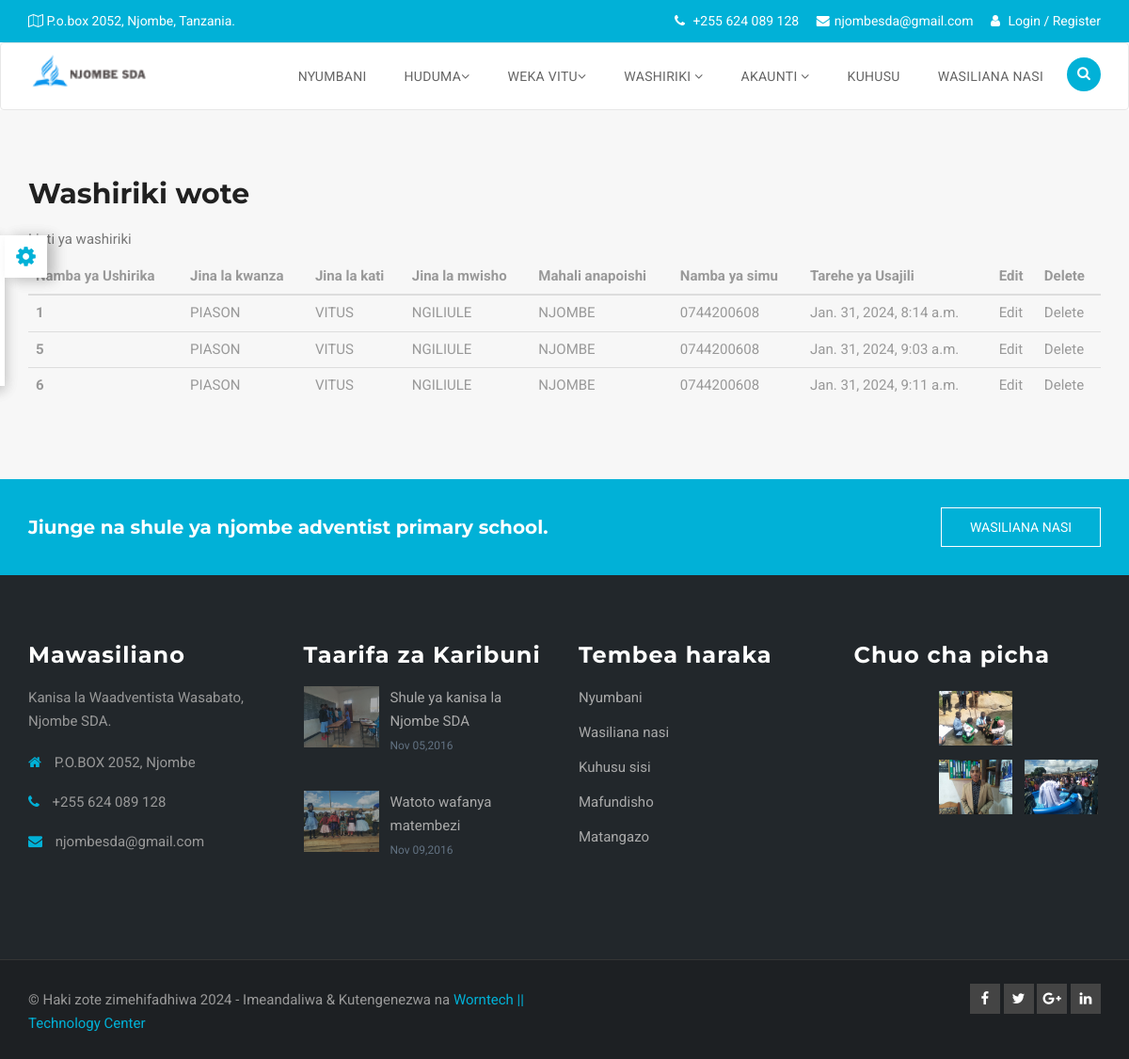
/washiriki/, run on the app's committed database.
### web/models.py (models this page shows, shortened)
class Washiriki(models.Model):
    Years = [
    ("2024", "2024"),
    ("2025", "2025"),
    ("2026", "2026"),
    ("2027", "2027"),
    ("2028", "2028"),
]
    aina = [
    ("Mshiriki", "Mshiriki"),
    ("mzee wa kanisa", "mzee wa kanisa"),
    ("karani", "karani"),
    ("shemasi mkuu wa kiume", "shemasi mkuu wa kiume"),
    ("shemasi mkuu wa kike", "shemasi mkuu wa kike"),
]
    Namba_ya_Ushirika = models.ForeignKey(MyUser, on_delete=models.CASCADE)
    Jina_La_Kwanza = models.CharField(max_length=100)
    Jina_La_Pili = models.CharField(max_length=100)
    Jina_La_Mwisho = models.CharField(max_length=100)
    Mahali_Anapoishi = models.CharField(max_length=100)
    Aina = models.CharField(max_length=40, choices=aina)
    Namba_Ya_Simu = models.CharField(max_length=100)
    Image =models.ImageField(upload_to="home/")
    date_joined=models.DateTimeField(verbose_name="date joined", auto_now_add=True)

class MyUser(AbstractBaseUser):
    email=models.EmailField(verbose_name="email", max_length=100, unique=True)
    first_name=models.CharField(verbose_name="first name", max_length=100, unique=False)
    username=models.CharField(verbose_name="username", max_length=100, unique=True)
    date_joined=models.DateTimeField(verbose_name="date joined", auto_now_add=True)
    last_login=models.DateTimeField(verbose_name="last login", auto_now=True)
    is_admin=models.BooleanField(default=True)
    is_active=models.BooleanField(default=True)
    is_staff=models.BooleanField(default=True)
    is_superuser=models.BooleanField(default=False)
    hide_email = models.BooleanField(default=True)
    USERNAME_FIELD="email"
    REQUIRED_FIELDS=['username']
    objects=MyUserManager()
    def __str__(self):
        return self.username

### web/views.py (the view)
# urls.py: path("washiriki/",views.washiriki,name = "washiriki"),
def washiriki(request):
    washiriki = Washiriki.objects.all()
    context={
        "washiriki":washiriki
    }
    return render(request, 'web/washiriki.html', context)

### web/templates/web/washiriki.html (shortened to what this page needs)
{% extends 'web/base.html' %}
{% load static %}
{% block content %}
<!DOCTYPE html><html lang="en"><head>
  <link rel="stylesheet" href="{% static 'web/css/bootstrap.min.css' %}">
  <link rel="stylesheet" href="{% static 'web/css/main.css' %}">
  <link rel="stylesheet" href="{% static 'web/css/normalize.css' %}">
  <link rel="stylesheet" href="{% static 'web/css/font-awesome.min.css' %}">
  <link rel="stylesheet" href="{% static 'web/css/color-switcher.css' %}" type="text/css">
  <link rel="stylesheet" href="{% static 'web/css/animate.css' %}" type="text/css">
  <link rel="stylesheet" href="{% static 'web/css/owl.carousel.css' %}" type="text/css">
  <link rel="stylesheet" href="{% static 'web/css/owl.theme.css' %}" type="text/css">
  <link rel="stylesheet" href="{% static 'web/css/settings.css' %}" type="text/css">
  <link rel="stylesheet" href="{% static 'web/css/nivo-lightbox.css' %}" type="text/css">
  <link rel="stylesheet" href="{% static 'web/css/slicknav.css' %}" type="text/css">
  <link rel="stylesheet" href="{% static 'web/css/responsive.css' %}">
  <link rel="stylesheet" type="text/css" href="{% static 'web/css/sky.css' %}" media="screen">
</head>
<body>
    <section id="content" class="error-bg">
      <div class="container">
        <div class="height-100 bg-light">
            <h3>Washiriki wote</h3>
            <div class="table-responsive">
                <table class="table">
                    <caption>Listi ya washiriki {{washiriki.washirikiidadi}}</caption>
                    <thead>
                        {% if washiriki %}
                      <tr>
                        <th scope="col">Namba ya Ushirika</th>
                        <th scope="col">Jina la kwanza</th>
                        <th scope="col">Jina la kati</th>
                        <th scope="col">Jina la mwisho</th>
                        <th scope="col">Mahali anapoishi</th>
                        <th scope="col">Namba ya simu</th>
                        <th scope="col">Tarehe ya Usajili</th>
                        <th scope="col">Edit</th>
                        <th scope="col">Delete</th>
                      </tr>
                    </thead>
                    <tbody>
                        {% for i in washiriki %}
                      <tr>
                        <th scope="row">{{i.Namba_ya_Ushirika}}</th>
                        <td>{{i.Jina_La_Kwanza}}</td>
                        <td>{{i.Jina_La_Pili}}</td>
                        <td>{{i.Jina_La_Mwisho}}</td>
                        <td>{{i.Mahali_Anapoishi}}</td>
                        <td>{{i.Namba_Ya_Simu}}</td>
                        <td>{{i.date_joined}}</td>
                        <td>Edit</td>
                        <td>Delete</td>
                      </tr>
                      {% endfor %}
                      {% else %}
                      <p>Hakuna mshiriki aliyesajiliwa</p>
                      {% endif %}
                    </tbody>
                </table>
              </div>
        </div>
      </div>
    </section>
    <div class="cta">
        <div class="container">
          <div class="row">
            <div class="col-md-8 col-sm-8">
              <h3>Jiunge na shule ya njombe adventist primary school.</h3>
            </div>
            <div class="col-md-4 col-sm-4">
              <a href="#" class="btn btn-border">Wasiliana Nasi</a>
            </div>
          </div>
        </div>
      </div>
</body></html>
{% endblock %}

### web/templates/web/base.html (shortened to what this page needs)
{% load static %}
<!DOCTYPE html><html lang="en"><head>
    <link rel="stylesheet" href="{% static 'web/css/bootstrap.min.css' %}">
    <link rel="stylesheet" href="{% static 'web/css/main.css' %}">
    <link rel="stylesheet" href="{% static 'web/css/normalize.css' %}">
    <link rel="stylesheet" href="{% static 'web/css/font-awesome.min.css' %}">
    <link rel="stylesheet" href="{% static 'web/css/color-switcher.css' %}" type="text/css">
    <link rel="stylesheet" href="{% static 'web/css/animate.css' %}" type="text/css">
    <link rel="stylesheet" href="{% static 'web/css/owl.carousel.css' %}" type="text/css">
    <link rel="stylesheet" href="{% static 'web/css/owl.theme.css' %}" type="text/css">
    <link rel="stylesheet" href="{% static 'web/css/settings.css' %}" type="text/css">
    <link rel="stylesheet" href="{% static 'web/css/nivo-lightbox.css' %}" type="text/css">
    <link rel="stylesheet" href="{% static 'web/css/slicknav.css' %}" type="text/css">
    <link rel="stylesheet" href="{% static 'web/css/responsive.css' %}">
    <link rel="stylesheet" type="text/css" href="{% static 'web/css/sky.css' %}" media="screen">
  </head>
  <body>
    <header id="header-wrap">
      <div id="roof" class="hidden-xs">
          <div class="container">
              <div class="pull-left">
                <i class="fa fa-map-o" aria-hidden="true"></i> P.o.box 2052, Njombe, Tanzania.
              </div>
              <div class="quick-contacts pull-right">
                  <span><i class="fa fa-phone"></i> +255 624 089 128</span>
                  <span><i class="fa fa-envelope"></i><a href="#">njombesda@gmail.com</a></span>
                  <span><a href="{% url 'signin' %}"><i class="fa fa-user"></i> Login</a> / <a href="">Register</a></span>
              </div>
          </div>
      </div>
      <nav class="navbar navbar-default main-navigation" role="navigation" data-spy="affix" data-offset-top="50">
        <div class="container">
            <div class="navbar-header">
              <a class="navbar-brand" href="{% url 'home' %}"><img src="{% static 'web/images/logo11.png' %}" alt=""></a>
            </div>
            <div class="header-search pull-right">
                <a class="open-search">
                    <i class="fa fa-search"></i>
                </a>
            </div>
            <div class="collapse navbar-collapse" id="navbar">
              <ul class="nav navbar-nav navbar-right">
                <li class="dropdown dropdown-toggle">
                  <a class="" href="{% url 'home' %}" data-toggle="">Nyumbani </a>
                </li>
                <li class="dropdown dropdown-toggle">
                    <a href="#" data-toggle="dropdown">Huduma<i class="fa fa-angle-down"></i></a>
                </li>
                <li class="dropdown dropdown-toggle">
                  <a href="#" data-toggle="dropdown">Weka Vitu<i class="fa fa-angle-down"></i></a>
              </li>
                <li class="dropdown dropdown-toggle">
                  <a href="#" data-toggle="dropdown">Washiriki <i class="fa fa-angle-down"></i></a>
                </li>
                <li class="dropdown dropdown-toggle">
                  <a href="#" data-toggle="dropdown">Akaunti <i class="fa fa-angle-down"></i></a>
                </li>
                <li><a href="{% url 'aboutus' %}">Kuhusu</a></li>
                <li><a href="{% url 'contactus' %}">Wasiliana Nasi</a></li>
              </ul>
            </div>
          </div>
      </nav>
    </header>
    {% block content %}
    {% endblock %}
    <footer>
      <div class="container">
        <div class="row">
          <div class="footer-widget col-md-3 col-sm-6 col-xs-12">
            <h3 class="small-title">
              Mawasiliano
            </h3>
            <p>
              Kanisa la  Waadventista Wasabato, Njombe SDA.
            </p>
            <ul class="address">
                <li><i class="fa fa-home"></i> P.O.BOX 2052, Njombe</li>
                <li><i class="fa fa-phone"></i> +255 624 089 128</li>
                <li><i class="fa fa-envelope"></i> njombesda@gmail.com</li>
            </ul>
          </div>
          <div class="footer-widget col-md-3 col-sm-6 col-xs-12">
            <h3 class="small-title">
              Taarifa za Karibuni
            </h3>
            <ul class="recent-post">
              <li class="post">
                <a href="{% static 'web/assets/img/flicker/njombe1.jpg' %}" class="lightbox">
                <img alt="" src="{% static 'web/images/njombe2.jpg' %}">
                </a>
                <p class="text">Shule ya kanisa la Njombe SDA<br><span>Nov 05,2016</span></p>
              </li>
              <li class="post">
                <a href="{% static 'web/assets/img/flicker/njombe3.jpg' %}" class="lightbox">
                <img alt="" src="{% static 'web/images/njombe4.jpg' %}">
                </a>
                <p class="text">Watoto wafanya matembezi <br><span>Nov 09,2016</span></p>
              </li>
            </ul>
          </div>
          <div class="footer-widget col-md-3 col-sm-6 col-xs-12">
            <h3 class="small-title">
              Tembea haraka
            </h3>
            <ul class="list">
              <li><a href="#">Nyumbani</a></li>
              <li><a href="#">Wasiliana nasi</a></li>
              <li><a href="#">Kuhusu sisi</a></li>
              <li><a href="#">Mafundisho</a></li>
              <li><a href="#">Matangazo</a></li>
            </ul>
          </div>
          <div class="footer-widget col-md-3 col-sm-6 col-xs-12">
            <h3 class="small-title">
              Chuo cha picha
            </h3>
            <div class="plain-flicker-gallery">
              <a href="#" title="Pan Masala"><img src="{% static 'web/images/njombe5.jpg' %}" alt=""></a>
              <a href="#" title="Sports Template for Joomla"><img src="{% static 'web/images/njombe6.jpg' %}" alt=""></a>
              <a href="" title="Apple Keyboard"><img src="{% static 'web/images/njombe7.jpg' %}" alt=""></a>
              <a href="" title="Hard Working"><img src="{% static 'web/images/njombe8.jpg' %}" alt=""></a>
              <a href="" title="Smile"><img src="{% static 'web/images/njombe9.jpg' %}" alt=""></a>
              <a href="" title="Puzzle"><img src="{% static 'web/images/njombe10.jpg' %}" alt=""></a>
            </div>
          </div>
        </div>
      </div>
      <div id="copyright">
        <div class="container">
          <div class="row">
            <div class="col-md-6  col-sm-6">
              <p class="copyright-text">
                © Haki zote zimehifadhiwa 2024 - Imeandaliwa &amp; Kutengenezwa na <a href="http://www.worntech.com">Worntech || Technology Center</a>
              </p>
            </div>
            <div class="col-md-6  col-sm-6">
              <div class="bottom-social-icons pull-right">
                <a class="facebook" target="_blank" href="https://web.facebook.com/GrayGrids"><i class="fa fa-facebook"></i></a>
                <a class="twitter" target="_blank" href="https://twitter.com/GrayGrids"><i class="fa fa-twitter"></i></a>
                <a class="google-plus" target="_blank" href="https://plus.google.com"><i class="fa fa-google-plus"></i></a>
                <a class="linkedin" target="_blank" href="https://www.linkedin.com/"><i class="fa fa-linkedin"></i></a>
              </div>
            </div>
          </div>
        </div>
      </div>
    </footer>
</body></html>

### data on the page
Washiriki: Namba_ya_Ushirika "1", Jina_La_Kwanza "PIASON", Jina_La_Pili "VITUS", Jina_La_Mwisho "NGILIULE", Mahali_Anapoishi "NJOMBE", Namba_Ya_Simu "0744200608", date_joined "Jan. 31, 2024, 8:14 a.m."
Washiriki: Namba_ya_Ushirika "5", Jina_La_Kwanza "PIASON", Jina_La_Pili "VITUS", Jina_La_Mwisho "NGILIULE", Mahali_Anapoishi "NJOMBE", Namba_Ya_Simu "0744200608", date_joined "Jan. 31, 2024, 9:03 a.m."
Washiriki: Namba_ya_Ushirika "6", Jina_La_Kwanza "PIASON", Jina_La_Pili "VITUS", Jina_La_Mwisho "NGILIULE", Mahali_Anapoishi "NJOMBE", Namba_Ya_Simu "0744200608", date_joined "Jan. 31, 2024, 9:11 a.m."
